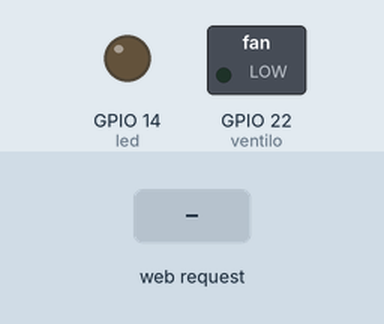
This sketch was run on a simulated ESP32. Parts: switched loads named in the sketch (green lamp = pin HIGH), output pins drawn as LEDs (lit = HIGH). Inputs (shaded band) come from the test bench. WiFi joins after 1.5 s; servers stay silent unless stated; what the sketch prints to the serial monitor is not drawn.

Above: at 3.7 s.
3.8 s: HTTP request GET /on received
At 4.9 s:
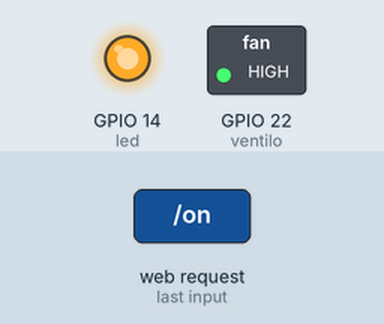
5.3 s: HTTP request GET /off received
At 6.1 s:
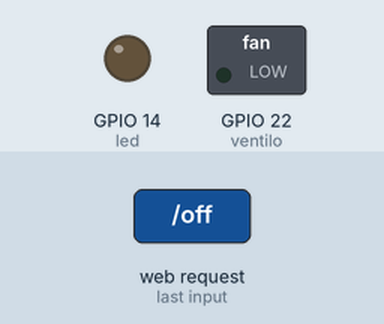
Timing chart, 0 to 8.3 s (numbered marks = the images above; inputs shaded):
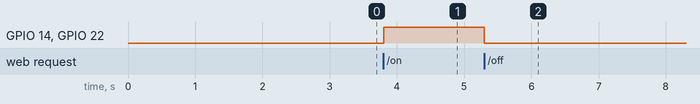

The sketch:

pageServerEsp.ino
```cpp
#include <WiFi.h>
#include <WebServer.h>

const char *ssid = "Issa";
const char *password = "0501Issa";
WebServer server(80);

const int led = 14;
const int ventilo = 22;
bool etatLed = 0;
char texteEtatLed[2][10] = {"ÉTEINTE!","ALLUMÉE!"};

void handleRoot()
{
    String page = "<!DOCTYPE html>";

    page += "<html lang='fr'>";

    page += "<head>";
    page += "    <title>Serveur ESP32</title>";
    page += "    <meta http-equiv='refresh' content='60' name='viewport' content='width=device-width, initial-scale=1' charset='UTF-8' />";
    page += "    <link rel='stylesheet' href='https://www.w3schools.com/w3css/4/w3.css'>";
    page += "</head>";

    page += "<body>";
    page += "    <div class='w3-card w3-blue w3-padding-small w3-jumbo w3-center'>";
    page += "        <p>ÉTAT LED: "; page += texteEtatLed[etatLed]; + "</p>";
    page += "    </div>";

    page += "    <div class='w3-bar'>";
    page += "        <a href='/on' class='w3-bar-item w3-button w3-border w3-jumbo' style='width:50%; height:50%;'>ON</a>";
    page += "        <a href='/off' class='w3-bar-item w3-button w3-border w3-jumbo' style='width:50%; height:50%;'>OFF</a>";
    page += "    </div>";

    page += "    <div class='w3-center w3-padding-16'>";
    page += "        <p>Ce serveur est hébergé sur un ESP32</p>";
    page += "        <i>Créé par Issa Ndiaye</i>";
    page += "    </div>";

    page += "</body>";

    page += "</html>";

    server.setContentLength(page.length());
    server.send(200, "text/html", page);
}

void handleOn()
{
    etatLed = 1;
    digitalWrite(led, HIGH);
    digitalWrite(ventilo, HIGH);
    server.sendHeader("Location","/");
    server.send(303);
}

void handleOff()
{
    etatLed = 0;
    digitalWrite(led, LOW);
    digitalWrite(ventilo, LOW);
    server.sendHeader("Location","/");
    server.send(303);
}

void handleNotFound()
{
    server.send(404, "text/plain", "404: Not found");
}

void setup()
{
    Serial.begin(115200);
    delay(1000);
    Serial.println("\n");

    pinMode(led, OUTPUT);
    pinMode(ventilo, OUTPUT);
    digitalWrite(led, LOW);
    digitalWrite(ventilo, LOW);

    WiFi.persistent(false);
    WiFi.begin(ssid, password);
    Serial.print("Tentative de connexion...");

    while (WiFi.status() != WL_CONNECTED)
    {
        Serial.print(".");
        delay(100);
    }

    Serial.println("\n");
    Serial.println("Connexion etablie!");
    Serial.print("Adresse IP: ");
    Serial.println(WiFi.localIP());

    server.on("/", handleRoot);
    server.on("/on", handleOn);
    server.on("/off", handleOff);
    server.onNotFound(handleNotFound);
    server.begin();

    Serial.println("Serveur web actif!");
}

void loop()
{
    server.handleClient();
}
```

Measured:
- after the input at 3.8 s, GPIO 14 (led), GPIO 22 (ventilo): LOW → HIGH at once
- after the input at 5.3 s, GPIO 14 (led), GPIO 22 (ventilo): HIGH → LOW at once
